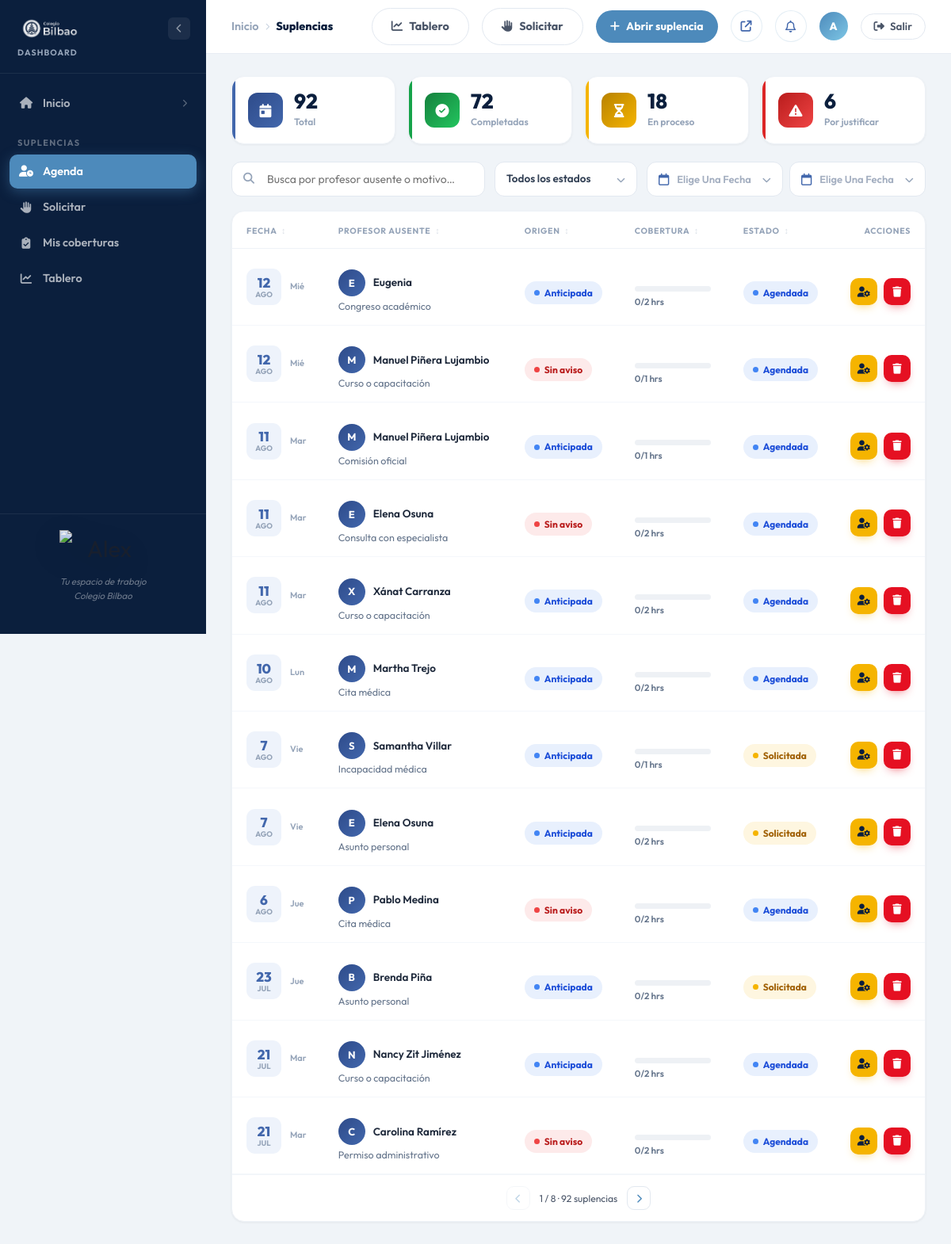
The app's page /dashboard/suplencias (signed in) with its own data.
### tables this page shows
CREATE TABLE suplencias (
    id                  INT UNSIGNED NOT NULL AUTO_INCREMENT,
    profesor_ausente_id INT UNSIGNED NULL,
    fecha               DATE         NOT NULL,
    motivo              VARCHAR(160) NULL,
    notas               TEXT         NULL,
    justificante        VARCHAR(255) NULL,                
    origen              ENUM('anticipada','sin_aviso') NOT NULL DEFAULT 'anticipada',
    estado              ENUM('solicitada','agendada','en_curso','por_justificar','completada','cancelada') NOT NULL DEFAULT 'solicitada',
    creado_por          INT UNSIGNED NULL,
    creado_en           TIMESTAMP    NOT NULL DEFAULT CURRENT_TIMESTAMP,
    actualizado_en      TIMESTAMP    NOT NULL DEFAULT CURRENT_TIMESTAMP ON UPDATE CURRENT_TIMESTAMP,
    PRIMARY KEY (id),
    KEY idx_fecha (fecha),
    KEY idx_estado (estado),
    CONSTRAINT fk_supl_ausente FOREIGN KEY (profesor_ausente_id) REFERENCES usuarios (id) ON DELETE SET NULL,
    CONSTRAINT fk_supl_creador FOREIGN KEY (creado_por)          REFERENCES usuarios (id) ON DELETE SET NULL
);

CREATE TABLE usuarios (
    id               INT UNSIGNED  NOT NULL AUTO_INCREMENT,
    nombre           VARCHAR(120)  NOT NULL,
    email            VARCHAR(180)  NOT NULL,
    password         VARCHAR(255)  NOT NULL,
    rol              ENUM('superadmin','administrador','usuario') NOT NULL DEFAULT 'usuario',
    rol_redaccion    ENUM('revisor','editor') NULL,   
    tipo_personal    SET('profesor','prefecto','administrativo') NULL,  
    puede_suplir     TINYINT(1)    NOT NULL DEFAULT 1,  
    modulos          VARCHAR(255)  NULL,           
    fecha_nacimiento DATE          NULL,           
    avatar           VARCHAR(255)  NULL,
    ultimo_acceso    DATETIME      NULL,
    creado_en        TIMESTAMP     NOT NULL DEFAULT CURRENT_TIMESTAMP,
    PRIMARY KEY (id),
    UNIQUE KEY uq_email (email)
);

### views/blog/suplencias/index.php (the view, shortened to what the rows shown need)
<?php
$mesesEs = ['Ene','Feb','Mar','Abr','May','Jun','Jul','Ago','Sep','Oct','Nov','Dic'];
$diasEs  = ['Dom','Lun','Mar','Mié','Jue','Vie','Sáb'];
$badgeEstado = [
    'solicitada'     => ['supl-badge--warn', 'Solicitada'],
    'agendada'       => ['supl-badge--info', 'Agendada'],
    'en_curso'       => ['supl-badge--info', 'En curso'],
    'por_justificar' => ['supl-badge--bad',  'Por justificar'],
    'completada'     => ['supl-badge--ok',   'Completada'],
    'cancelada'      => ['supl-badge--muted','Cancelada'],
];
function _avatarChip($nombre, $avatar) {
    $ini = $nombre ? mb_strtoupper(mb_substr($nombre, 0, 1)) : '—';
    $inner = $avatar ? '<img src="' . htmlspecialchars($avatar) . '" alt="">' : htmlspecialchars($ini);
    $sinAsignar = $nombre ? '' : ' supl-person--empty';
    return '<span class="supl-person' . $sinAsignar . '"><span class="supl-person__ava">' . $inner . '</span>'
         . '<span class="supl-person__name">' . htmlspecialchars($nombre ?: 'Sin asignar') . '</span></span>';
}
?>
<div class="admin-layout">
    <div class="admin-main">
        <main class="admin-content">
            <div class="supl-panel">
                <?php if (empty($suplencias)): ?>
                    <div class="supl-empty">
                        <img src="/build/assets/img/alex/alex-espera.png" alt="Alex">
                        <p>No hay suplencias que coincidan.<br><a href="/dashboard/suplencias/solicitar" style="color:#4267ac;font-weight:600;">Solicita la primera →</a></p>
                    </div>
                <?php else: ?>
                <div style="overflow-x:auto;">
                    <table class="supl-table" id="suplTable" data-table data-table-per="12" data-table-noun="suplencias">
                        <thead>
                            <tr>
                                <th data-sort="date">Fecha</th>
                                <th data-sort="text">Profesor ausente</th>
                                <th data-sort="text">Origen</th>
                                <th data-sort="num">Cobertura</th>
                                <th data-sort="text">Estado</th>
                                <th class="supl-col-act">Acciones</th>
                            </tr>
                        </thead>
                        <tbody>
                        <?php foreach ($suplencias as $i => $s):
                            $ts = strtotime($s->fecha);
                            $hay = strtolower(($s->ausente_nombre ?? '') . ' ' . ($s->motivo ?? ''));
                            [$bc, $bl] = $badgeEstado[$s->estado] ?? ['supl-badge--warn', ucfirst($s->estado)];
                            $tot = (int)$s->total_horas; $val = (int)$s->horas_validadas;
                        ?>
                            <tr class="supl-row<?= $i >= 12 ? ' is-hidden' : '' ?>" data-pager-item data-search="<?= htmlspecialchars($hay) ?>">
                                <td data-val="<?= htmlspecialchars($s->fecha) ?>">
                                    <div class="supl-date">
                                        <span class="supl-date__tile">
                                            <span class="supl-date__d"><?= (int)date('d', $ts) ?></span>
                                            <span class="supl-date__mo"><?= $mesesEs[(int)date('n', $ts) - 1] ?></span>
                                        </span>
                                        <span class="supl-date__dow"><?= $diasEs[(int)date('w', $ts)] ?></span>
                                    </div>
                                </td>
                                <td data-val="<?= htmlspecialchars($s->ausente_nombre ?? '') ?>">
                                    <?= _avatarChip($s->ausente_nombre, $s->ausente_avatar) ?>
                                    <?php if ($s->motivo): ?><div class="supl-cell-muted" style="margin-top:2px;"><?= htmlspecialchars($s->motivo) ?></div><?php endif; ?>
                                </td>
                                <td data-val="<?= $s->origen === 'sin_aviso' ? 'Sin aviso' : 'Anticipada' ?>">
                                    <?php if ($s->origen === 'sin_aviso'): ?>
                                        <span class="supl-badge supl-badge--bad">Sin aviso</span>
                                    <?php else: ?>
                                        <span class="supl-badge supl-badge--info">Anticipada</span>
                                    <?php endif; ?>
                                </td>
                                <td data-val="<?= $tot ? round($val / $tot * 100) : 0 ?>">
                                    <span class="supl-cover">
                                        <span class="supl-cover__bar"><span style="width:<?= $tot ? round($val / $tot * 100) : 0 ?>%;"></span></span>
                                        <span class="supl-cover__txt"><?= $val ?>/<?= $tot ?> hrs</span>
                                    </span>
                                </td>
                                <td data-val="<?= htmlspecialchars($bl) ?>"><span class="supl-badge <?= $bc ?>"><?= $bl ?></span></td>
                                <td class="supl-col-act">
                                    <div class="supl-actions">
                                        <a href="/dashboard/suplencias/agendar?id=<?= (int)$s->id ?>" class="admin-act admin-act--edit" title="Ver / agendar"><i class="fa-solid fa-user-gear"></i></a>
                                        <?php if ($puedeAgendar): ?>
                                        <button type="button" class="admin-act admin-act--del" title="Eliminar"
                                                onclick="suplEliminar(<?= (int)$s->id ?>, '<?= htmlspecialchars(addslashes($s->ausente_nombre ?: 'esta suplencia')) ?>')">
                                            <i class="fa-solid fa-trash"></i>
                                        </button>
                                        <?php endif; ?>
                                    </div>
                                </td>
                            </tr>
                        <?php endforeach; ?>
                        </tbody>
                    </table>
                </div>
                <?php endif; ?>
            </div>
        </main>
    </div>
</div>

### records on screen
suplencias: fecha "12", fecha "AGO", fecha "Mié", profesor_ausente.nombre "E", profesor_ausente.nombre "Eugenia", motivo "Congreso académico", origen "Anticipada", val "0", tot "2", bl "Agendada"
suplencias: fecha "12", fecha "AGO", fecha "Mié", profesor_ausente.nombre "M", profesor_ausente.nombre "Manuel Piñera Lujambio", motivo "Curso o capacitación", origen "Sin aviso", val "0", tot "1", bl "Agendada"
suplencias: fecha "11", fecha "AGO", fecha "Mar", profesor_ausente.nombre "M", profesor_ausente.nombre "Manuel Piñera Lujambio", motivo "Comisión oficial", origen "Anticipada", val "0", tot "1", bl "Agendada"
suplencias: fecha "11", fecha "AGO", fecha "Mar", profesor_ausente.nombre "E", profesor_ausente.nombre "Elena Osuna", motivo "Consulta con especialista", origen "Sin aviso", val "0", tot "2", bl "Agendada"
suplencias: fecha "11", fecha "AGO", fecha "Mar", profesor_ausente.nombre "X", profesor_ausente.nombre "Xánat Carranza", motivo "Curso o capacitación", origen "Anticipada", val "0", tot "2", bl "Agendada"
suplencias: fecha "10", fecha "AGO", fecha "Lun", profesor_ausente.nombre "M", profesor_ausente.nombre "Martha Trejo", motivo "Cita médica", origen "Anticipada", val "0", tot "2", bl "Agendada"
suplencias: fecha "7", fecha "AGO", fecha "Vie", profesor_ausente.nombre "S", profesor_ausente.nombre "Samantha Villar", motivo "Incapacidad médica", origen "Anticipada", val "0", tot "1", bl "Solicitada"
suplencias: fecha "7", fecha "AGO", fecha "Vie", profesor_ausente.nombre "E", profesor_ausente.nombre "Elena Osuna", motivo "Asunto personal", origen "Anticipada", val "0", tot "2", bl "Solicitada"
suplencias: fecha "6", fecha "AGO", fecha "Jue", profesor_ausente.nombre "P", profesor_ausente.nombre "Pablo Medina", motivo "Cita médica", origen "Sin aviso", val "0", tot "2", bl "Agendada"
suplencias: fecha "23", fecha "JUL", fecha "Jue", profesor_ausente.nombre "B", profesor_ausente.nombre "Brenda Piña", motivo "Asunto personal", origen "Anticipada", val "0", tot "2", bl "Solicitada"
suplencias: fecha "21", fecha "JUL", fecha "Mar", profesor_ausente.nombre "N", profesor_ausente.nombre "Nancy Zit Jiménez", motivo "Curso o capacitación", origen "Anticipada", val "0", tot "2", bl "Agendada"
suplencias: fecha "21", fecha "JUL", fecha "Mar", profesor_ausente.nombre "C", profesor_ausente.nombre "Carolina Ramírez", motivo "Permiso administrativo", origen "Sin aviso", val "0", tot "2", bl "Agendada"

### other values on screen
$_cr['label'] "Inicio"
$_cr['label'] "Suplencias"
$_tbInicial "A"
$conteos['total'] "92"
$conteos['completada'] "72"
$pendientes "18"
$conteos['por_justificar'] "6"
$estadoOpts[$estadoSel] "Todos los estados"
